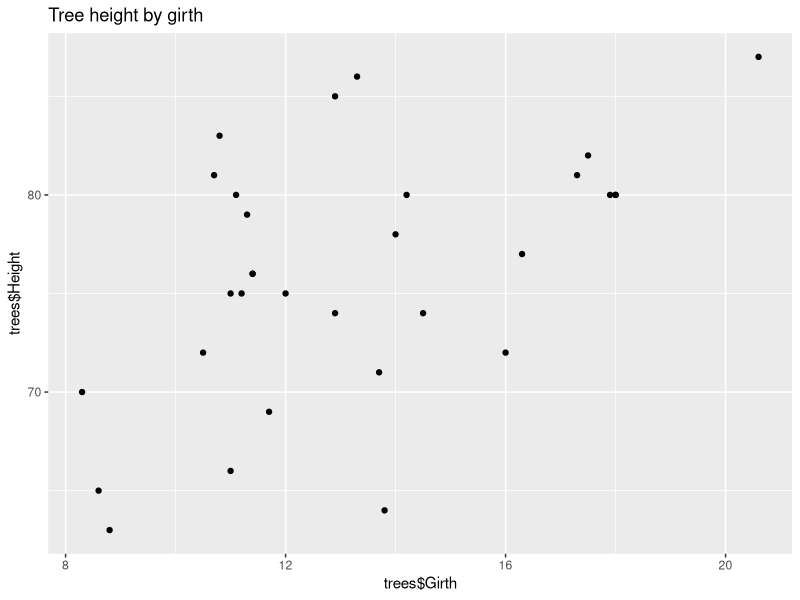
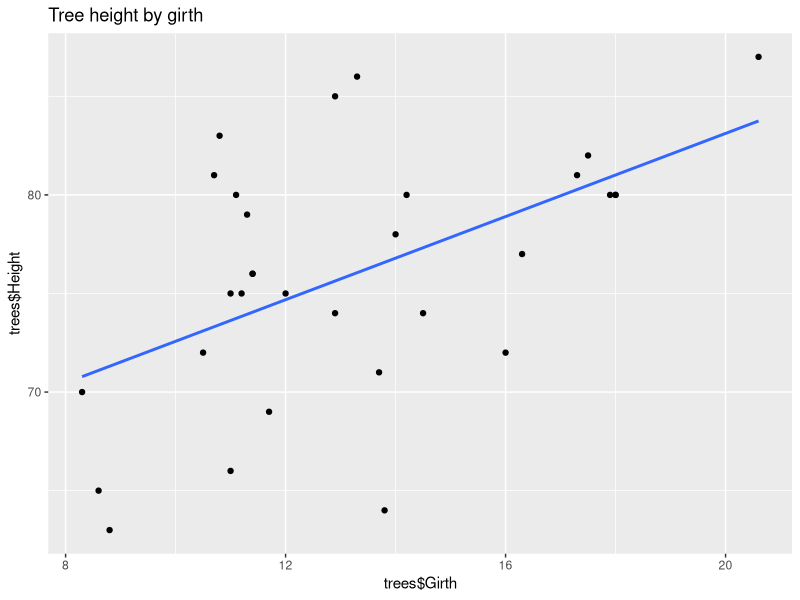
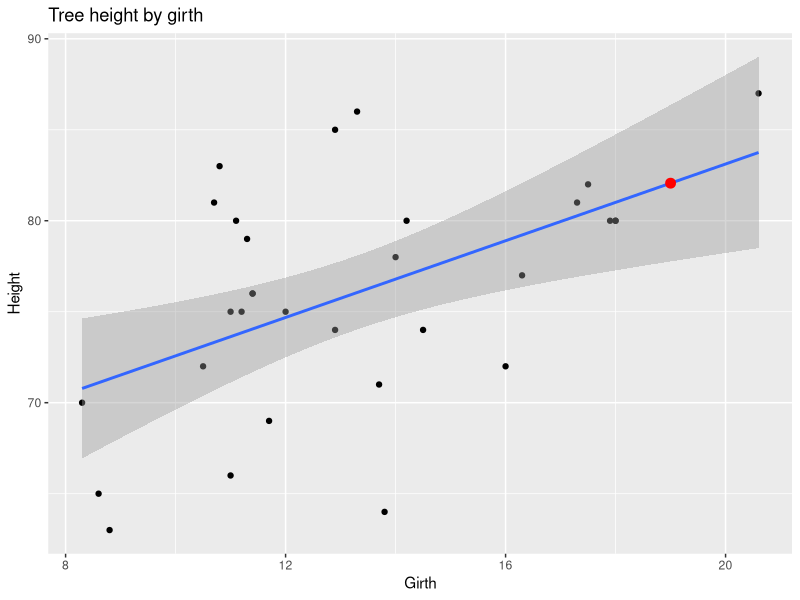
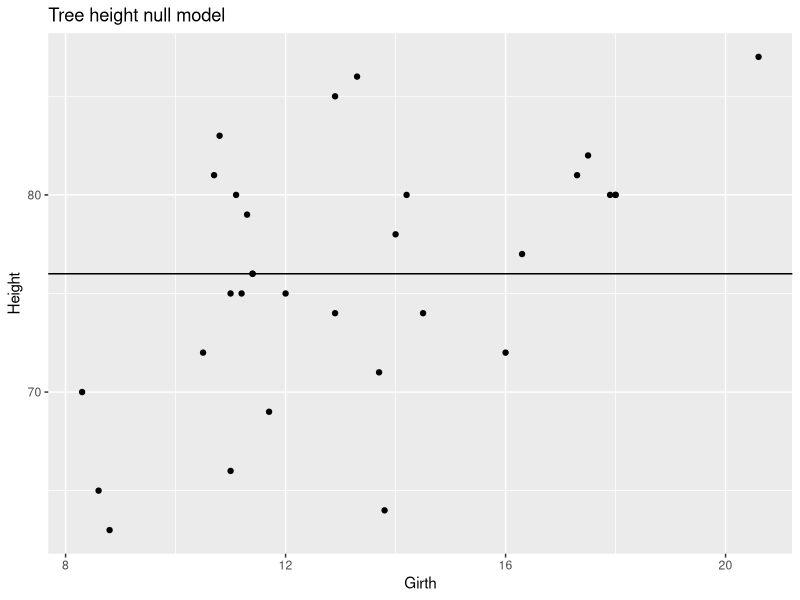
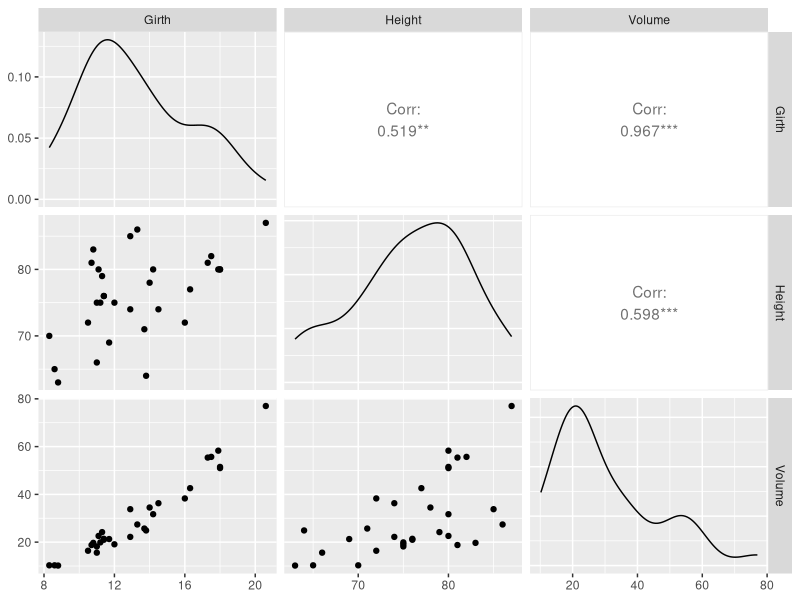

Here is the R script that generated these plots, in order:
# Regression & Correlation


install.packages("broom")
install.packages("GGally")

library(tidyverse)
library(lubridate)
library(broom) #to help clean things up and remerge our dataframes
library(GGally) #to help run multiple pair-wise correlations

?broom

?trees

data(trees)
glimpse(trees)

# Viewing relationship between the girth of the tree and it's height there does not seem to be a strong correlation.
ggplot(trees, aes(x=trees$Girth, y=trees$Height)) + geom_point()+
  labs(title="Tree height by girth")

# Add line of best fit
ggplot(trees, aes(x=trees$Girth, y=trees$Height)) + geom_point()+
  stat_smooth(method="lm", se=FALSE)+
  labs(title="Tree height by girth")

lm_trees <- lm(Height ~ Girth, data=trees)
lm_trees

summary(lm_trees)

coef(lm_trees)
#Coefficients:
#  (Intercept)        Girth  
#   62.031            1.054  

# For every inch wider a tree is, it is 1.054 feet taller, assuming a base height of 62.031 feet.

fitted_trees <- fitted.values(lm_trees)
fitted_trees

residual_trees <- residuals(lm_trees)
residual_trees


lm_matrix_trees <- broom::augment(lm_trees)
head(lm_matrix_trees)

lm_matrix_trees %>%
  arrange(desc(.resid)) %>%
  head()

lm_matrix_trees$.resid_abs <- abs(lm_matrix_trees$.resid)
lm_matrix_trees %>%
  arrange(desc(.resid_abs)) %>%
  head()

trees %>%
  filter(Girth == 13.8)

# A black cherry tree with a diameter of 19 inches

head(lm_trees)
new_trees <- data.frame("Girth" = 19)

predict(lm_trees, newdata=new_trees)

mytree <- broom::augment(lm_trees, newdata=new_trees)
mytree
  
ggplot(data = trees, aes(x = Girth, y = Height)) +
  geom_point() + geom_smooth(method = "lm") +
  geom_point(data = mytree, aes(y = .fitted), size = 3, color = "red")+
  labs(title="Tree height by girth")

tree_null <- lm(Height ~ 1, data = trees)

mean_height <- mean(trees$Height)

ggplot(data = trees, aes(x = Girth, y = Height)) +
  geom_point() +
  geom_hline(yintercept=mean_height) +
  labs(title="Tree height null model")

summary(lm_trees)

ggpairs(data = trees, columns=1:3)
